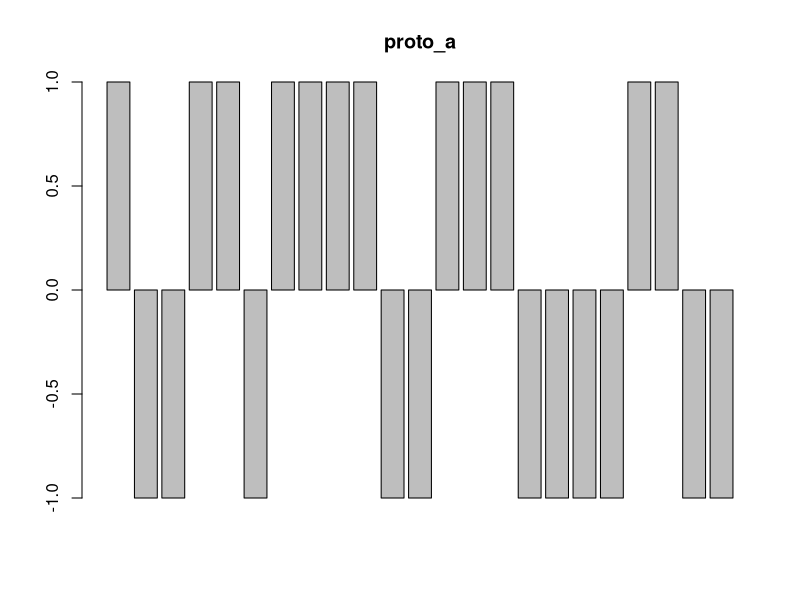
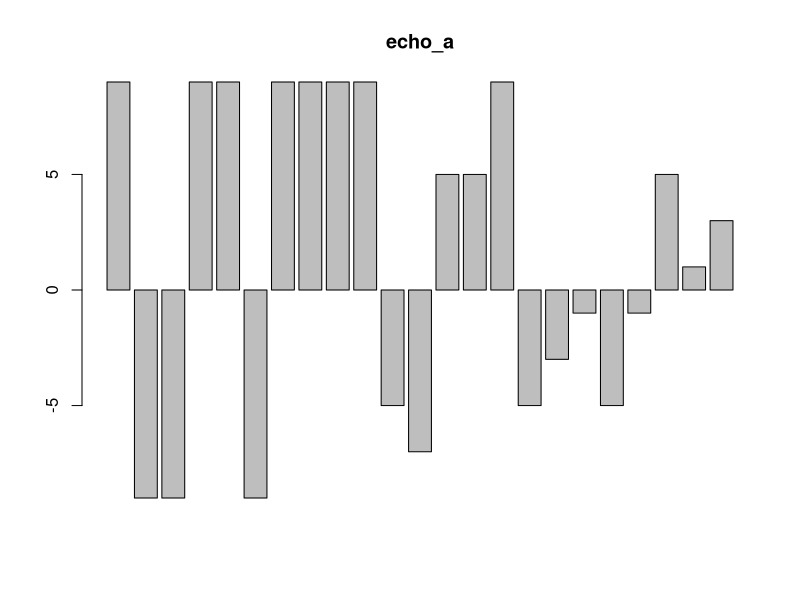

Generate these figures, in order, with R:
## ---- chunk 1
library(tidyverse)
set.seed(30)
num_feat <- 13
num_name <- 10
num_trace <- num_name + num_feat
values <- c(rep(1, 50), rep(-1, 50))

empty_feat <- rep(0, num_feat)

abstraction <- function(num_a, num_b, num_c, num_distort) {

# Generating prototype
  
gen_proto <- function() {
   proto <- sample(values, num_trace, replace = TRUE)
   return(proto)
}

proto_a <- gen_proto()
proto_b <- gen_proto()
proto_c <- gen_proto()

# Generating exemplars with distortions

gen_exemp <- function(proto, num_exemp, num_distort) {
  
  proto_copies <- matrix(rep(proto, num_exemp), nrow = num_exemp, ncol = num_trace, byrow = TRUE)
  
  name_matrix_ones <- matrix(1, nrow = num_exemp, ncol = num_name)
  feat_matrix_distort <- t(replicate(n = num_exemp, sample(c(rep(1, num_feat - num_distort), rep(-1, num_distort)), num_feat)))
  distort_filter <- cbind(name_matrix_ones, feat_matrix_distort)

  exemp <- proto_copies * distort_filter
  return(exemp)
}
  
# Generating traces and probes
a <- gen_exemp(proto_a, num_a, num_distort)
probe_a <- c(a[1, 1:num_name], empty_feat)
b <- gen_exemp(proto_b, num_b, num_distort)
probe_b <- c(b[1, 1:num_name], empty_feat)
c <- gen_exemp(proto_c, num_c, num_distort)
probe_c <- c(c[1, 1:num_name], empty_feat)
  
sm <- rbind(a, b, c)
  
# Echo activation function
echo_activation <- function(probe, sec_mem) {
  e_activs <- c()
      for(i in 1:nrow(sec_mem)){
          n_rel <- 0
          temp_sim <- 0
              for(j in 1:num_trace){
                   current <- probe[j] * sec_mem[i, j]
                   temp_sim <- current + temp_sim
                          if(probe[j] != 0 & sec_mem[i, j] != 0) {
                                     n_rel <- n_rel + 1
      }
}
trace_sim <- temp_sim/n_rel
trace_act <- trace_sim^3
e_activs <- c(e_activs, trace_act)
      }
  return(e_activs)
}

activs_a <- echo_activation(probe_a, sm)
activs_b <- echo_activation(probe_b, sm)
activs_c <- echo_activation(probe_c, sm)

# Echo content function

echo_content <- function(acts, sec_mem) {
  e_cont <- c()
  for(j in 1:num_trace){
    temp_cont <- 0
    for(i in 1:nrow(sec_mem)){
      current <- acts[i] * sec_mem[i, j]
      temp_cont <- current + temp_cont
    }
    e_cont <- c(e_cont, temp_cont)
  }
  return(e_cont)
}

# Calculating echo intensity and probe-echo correlations
echo_a <- round(echo_content(activs_a, sm), 3)
cor_a <- cor(proto_a[(num_name + 1):num_trace], echo_a[(num_name + 1):num_trace])
int_a <- sum(activs_a)
echo_b <- round(echo_content(activs_b, sm), 3)
cor_b <- cor(proto_b[(num_name + 1):num_trace], echo_b[(num_name + 1):num_trace])
int_b <- sum(activs_b)
echo_c <- round(echo_content(activs_c, sm), 3)
cor_c <- cor(proto_c[(num_name + 1):num_trace], echo_c[(num_name + 1):num_trace])
int_c <- sum(activs_c)

output_mat <- rbind(proto_a, echo_a, proto_b, echo_b, proto_c, echo_c)
return(output_mat)
}
## ---- chunk 2
replicate(20, abstraction(3,6,9,4))
## ---- chunk 3
graph_in <- abstraction(3, 6, 9, 4)
par = (mfrow = c (1, 2))
barplot(graph_in[5, ], main = "proto_a")
barplot(graph_in[6, ], main = "echo_a")
